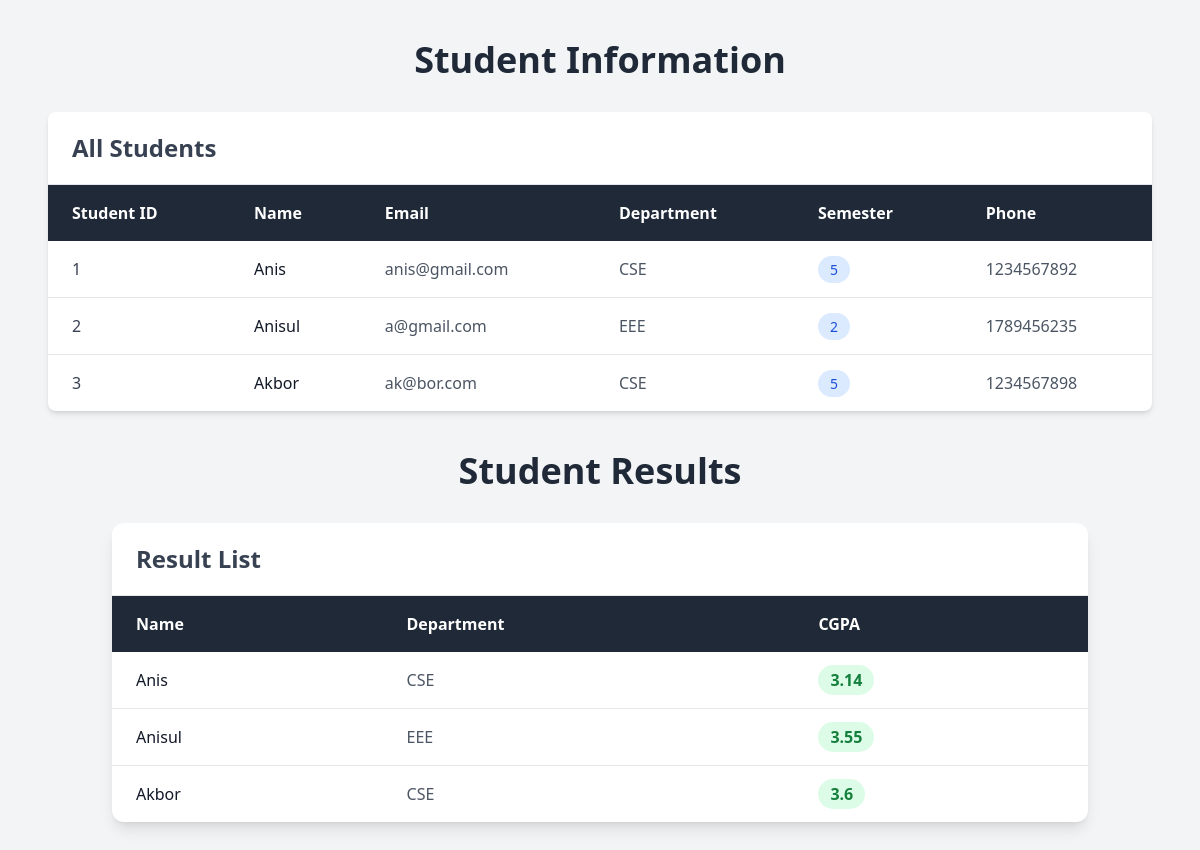
The page /cl/ on the database its author committed.
### collage/models.py (models this page shows)
class Student(models.Model):
    student_id = models.IntegerField()
    student_name = models.CharField(max_length=50)
    student_email = models.EmailField(max_length=50)
    student_department = models.CharField(max_length=50)
    student_semester = models.IntegerField()
    student_phone = models.IntegerField()

class Result (models.Model):
    student_name = models.CharField(max_length=50)
    student_department = models.CharField(max_length=50)
    student_cgpa = models.FloatField()

### collage/views.py (the view)
# urls.py: path('', views.collage, name='collage'),
def collage(request):
    studentDetails = Student.objects.all()
    result = Result.objects.all()
    return render(request, 'collage/student.html',
                  {'studentDetails': studentDetails,
                   'result': result})

### templates/collage/student.html (shortened to what this page needs)
<!DOCTYPE html>
<html lang="en">
<head>
    <script src="https://cdn.tailwindcss.com"></script>
</head>
<body class="bg-gray-100 min-h-screen">
    <div class="max-w-6xl mx-auto px-6 py-10">
        <h1 class="text-4xl font-bold text-center text-gray-800 mb-8">
            Student Information
        </h1>
        <div class="bg-white rounded-lg shadow-md overflow-hidden">
            <div class="px-6 py-5 border-b border-gray-200">
                <h2 class="text-2xl font-semibold text-gray-700">
                    All Students
                </h2>
            </div>
            <div class="overflow-x-auto">
                <table class="w-full text-left">
                    <thead class="bg-gray-800 text-white">
                        <tr>
                            <th class="px-6 py-4">Student ID</th>
                            <th class="px-6 py-4">Name</th>
                            <th class="px-6 py-4">Email</th>
                            <th class="px-6 py-4">Department</th>
                            <th class="px-6 py-4">Semester</th>
                            <th class="px-6 py-4">Phone</th>
                        </tr>
                    </thead>
                    <tbody class="divide-y divide-gray-200">
                        {% for student in studentDetails %}
                        <tr class="hover:bg-gray-50 transition">
                            <td class="px-6 py-4 text-gray-700">
                                {{ student.student_id }}
                            </td>
                            <td class="px-6 py-4 font-medium text-gray-900">
                                {{ student.student_name }}
                            </td>
                            <td class="px-6 py-4 text-gray-600">
                                {{ student.student_email }}
                            </td>
                            <td class="px-6 py-4 text-gray-600">
                                {{ student.student_department }}
                            </td>
                            <td class="px-6 py-4">
                                <span class="bg-blue-100 text-blue-700 px-3 py-1 rounded-full text-sm">
                                    {{ student.student_semester }}
                                </span>
                            </td>
                            <td class="px-6 py-4 text-gray-600">
                                {{ student.student_phone }}
                            </td>
                        </tr>
                        {% empty %}
                        <tr>
                            <td colspan="6" class="text-center px-6 py-8 text-gray-500">
                                No students found.
                            </td>
                        </tr>
                        {% endfor %}
                    </tbody>
                </table>
            </div>
        </div>
        <div class="max-w-5xl mx-auto px-6 py-10">
        <h1 class="text-4xl font-bold text-center text-gray-800 mb-8">
            Student Results
        </h1>
        <div class="bg-white rounded-xl shadow-lg overflow-hidden">
                <div class="px-6 py-5 border-b border-gray-200">
                    <h2 class="text-2xl font-semibold text-gray-700">
                        Result List
                    </h2>
                </div>
                <div class="overflow-x-auto">
                    <table class="w-full text-left">
                        <thead class="bg-gray-800 text-white">
                            <tr>
                                <th class="px-6 py-4">Name</th>
                                <th class="px-6 py-4">Department</th>
                                <th class="px-6 py-4">CGPA</th>
                            </tr>
                        </thead>
                        <tbody class="divide-y divide-gray-200">
                            {% for res in result %}
                            <tr class="hover:bg-gray-50 transition">
                                <td class="px-6 py-4 font-medium text-gray-900">
                                    {{ res.student_name }}
                                </td>
                                <td class="px-6 py-4 text-gray-600">
                                    {{ res.student_department }}
                                </td>
                                <td class="px-6 py-4">
                                    <span class="bg-green-100 text-green-700 px-3 py-1 rounded-full font-semibold">
                                        {{ res.student_cgpa }}
                                    </span>
                                </td>
                            </tr>
                            {% empty %}
                            <tr>
                                <td colspan="3" class="text-center px-6 py-8 text-gray-500">
                                    No results found.
                                </td>
                            </tr>
                            {% endfor %}
                        </tbody>
                    </table>
                </div>
            </div>
        </div>
    </div>
</body>
</html>

### rows shown on the page
Student: student_id "1", student_name "Anis", student_email "anis@gmail.com", student_department "CSE", student_semester "5", student_phone "1234567892"
Student: student_id "2", student_name "Anisul", student_email "a@gmail.com", student_department "EEE", student_semester "2", student_phone "1789456235"
Student: student_id "3", student_name "Akbor", student_email "ak@bor.com", student_department "CSE", student_semester "5", student_phone "1234567898"
Result: student_name "Anis", student_department "CSE", student_cgpa "3.14"
Result: student_name "Anisul", student_department "EEE", student_cgpa "3.55"
Result: student_name "Akbor", student_department "CSE", student_cgpa "3.6"
